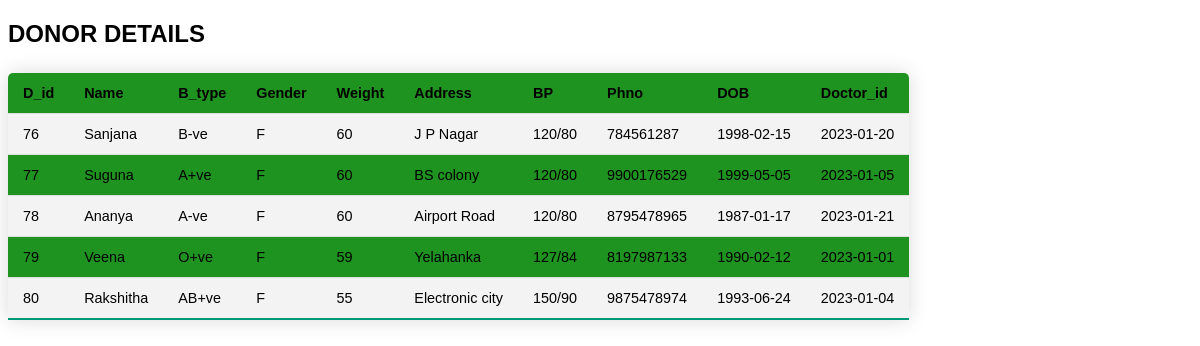
Screenshot of /Donorview.php with the database file from the repository.
### tables this page shows
CREATE TABLE `donor` (
  `Do_id` int(11) NOT NULL,
  `Name` varchar(20) DEFAULT NULL,
  `B_type` varchar(7) NOT NULL,
  `Gender` char(1) DEFAULT NULL,
  `Weight` int(2) DEFAULT NULL,
  `Address` varchar(20) DEFAULT NULL,
  `BP` varchar(10) DEFAULT NULL,
  `Phno` varchar(12) DEFAULT NULL,
  `DOB` date DEFAULT NULL,
  `Registered_date` date DEFAULT NULL,
  `d_id` int(4) NOT NULL,
  `Bb_id` int(4) NOT NULL
);

### viewdonor.php (the view, shortened to what this page needs)
<?php
$user = 'root';
$password = '';
$database = 'blood_bank2';
$servername='localhost';
$mysqli = new Mysqli($servername, $user,$password, $database);
$sql = "SELECT * FROM donor";
$result = $mysqli->query($sql);
$rows = $result->num_rows;
echo "<table><tr><th>D_id</th><th>Name</th><th>B_type<th>Gender</th><th>Weight</th><th>Address</th><th>BP</th><th>Phno</th><th>DOB</th><th>Doctor_id</th></tr>";
for ($j = 0 ; $j < $rows; ++$j)
{
 $result->data_seek($j);
$row=$result->fetch_array(MYSQLI_NUM);
echo "<tr>";
for ( $k = 0; $k < 10; ++$k)
{
echo "<td>$row[$k]</td>";
}
echo "</tr>";
}
echo "</table>";
?>

### Donorview.php (shortened to what this page needs)
<!DOCTYPE html>
<html lang="en">
<head>
</head>
<body>
     <section>
        <h1>DONOR DETAILS </h1>
        <?php
        include("viewdonor.php");
    ?>
     </section>
</body>
</html>

### Donorview.php (style rules this page uses)
* { font-family: sans-serif; }
table { border-collapse: collapse; margin: 25px 0; font-size: 0.9em; min-width: 400px; border-radius: 5px 5px 0 0; overflow: hidden; box-shadow: 0 0 20px rgba(0, 0, 0, 0.15); }
tr { background-color: #1f931f; color: #030100; text-align: left; }
th, td { padding: 12px 15px; }
tr { border-bottom: 1px solid #dddddd; }
tr:nth-of-type(even) { background-color: #f3f3f3; }
tr:last-of-type { border-bottom: 2px solid #009879; }

### rows the page displays
donor: Do_id "76", Name "Sanjana", B_type "B-ve", Gender "F", Weight "60", Address "J P Nagar", BP "120/80", Phno "784561287", DOB "1998-02-15", Registered_date "2023-01-20"
donor: Do_id "77", Name "Suguna", B_type "A+ve", Gender "F", Weight "60", Address "BS colony", BP "120/80", Phno "9900176529", DOB "1999-05-05", Registered_date "2023-01-05"
donor: Do_id "78", Name "Ananya", B_type "A-ve", Gender "F", Weight "60", Address "Airport Road", BP "120/80", Phno "8795478965", DOB "1987-01-17", Registered_date "2023-01-21"
donor: Do_id "79", Name "Veena", B_type "O+ve", Gender "F", Weight "59", Address "Yelahanka", BP "127/84", Phno "8197987133", DOB "1990-02-12", Registered_date "2023-01-01"
donor: Do_id "80", Name "Rakshitha", B_type "AB+ve", Gender "F", Weight "55", Address "Electronic city", BP "150/90", Phno "9875478974", DOB "1993-06-24", Registered_date "2023-01-04"
